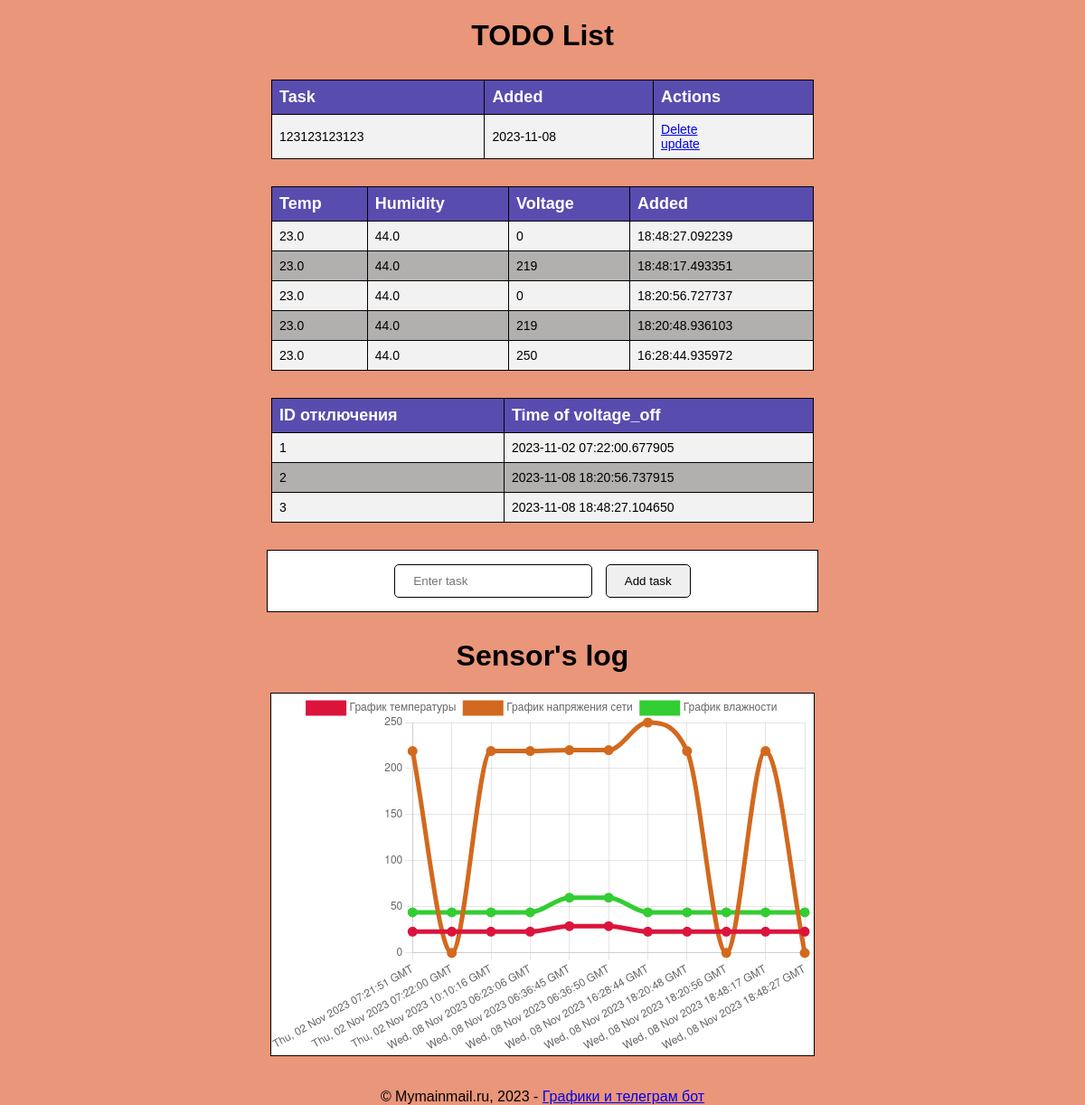
The page / on the database its author committed.
### app/models.py (models this page shows, shortened)
class Todo(db.Model):
    id = db.Column(db.Integer, primary_key=True)
    content = db.Column(db.String(200), nullable=False)
    date_created = db.Column(db.DateTime, default=datetime.utcnow)

class Sensors(db.Model):
    id = db.Column(db.Integer, primary_key=True)
    temp = db.Column(db.Float)
    humidity = db.Column(db.Float)
    voltage = db.Column(db.Integer)
    date_send = db.Column(db.DateTime, default=datetime.utcnow)

class VoltageOff(db.Model):
    id = db.Column(db.Integer, primary_key=True)
    voltage = db.Column(db.Integer)
    date_send = db.Column(db.DateTime, default=datetime.utcnow)

### app/views.py (the view)
@app.route('/', methods=['GET', 'POST'])
def index():
    if request.method == 'POST':
        task_content = request.form['content']  # Form input Name tag
        new_task = Todo(content=task_content)
        try:
            db.session.add(new_task)
            db.session.commit()
            return redirect("/")
        except:
            return "Error creating new task."
    else:
        tasks = Todo.query.order_by(Todo.date_created).all()
        sensor_values = Sensors.query.order_by(Sensors.date_send).all()[:60] # Если в sensor_values получается тип
        sensors_for_tab = Sensors.query.order_by(Sensors.id.desc()).limit(
5)  # последине 5 записей в обратном порядке для таблицы
        voltage_off = VoltageOff.query.order_by(VoltageOff.date_send).all()[-15:] #Последние 15 отключений электричества
        date_value = []
        data = []
        voltage = []
        humidity = []
        for row in sensor_values:
            date_value.append(row.date_send)
            data.append(row.temp)
            voltage.append(row.voltage)
            humidity.append(row.humidity)
        return render_template('index.html', tasks=tasks, sensor_values=sensor_values, labels2=date_value, data=data,
                               voltage=voltage, humidity=humidity, sensors_for_tab=sensors_for_tab,
                               voltage_off=voltage_off)  # IMP

### app/templates/index.html (shortened to what this page needs)
{% extends 'base.html' %} {% block head %} {% endblock %} {% block body %}
<h1>TODO List</h1>
<div class="tablediv">
    <table>
        {%if tasks|length < 1 %} <h3>There are no task to show. Create one below</h3>
            {% else %}
            <tr>
                <th>Task</th>
                <th>Added</th>
                <th>Actions</th>
            </tr>
            {% for task in tasks %}
            <tr>
                <td>{{task.content}}</td>
                <td>{{task.date_created.date()}}</td>
                <td>
                    <a href="/delete/{{task.id}}">Delete</a>
                    <br />
                    <a href="/update/{{task.id}}">update</a>
                </td>
            </tr>
            {% endfor %}
    {% endif %}
    </table>
    <table>
        {%if sensor_values|length < 1 %} <h3>There are no values of sensors to show. Create one below</h3>
            {% else %}
            <tr>
                <th>Temp</th>
                <th>Humidity</th>
                <th>Voltage</th>
                <th>Added</th>
            </tr>
            {% for sensor_value in sensors_for_tab %}
            <tr>
                <td>{{sensor_value.temp}}</td>
                <td>{{sensor_value.humidity}}</td>
                <td>{{sensor_value.voltage}}</td>
                <td>{{sensor_value.date_send.time()}}</td>
            </tr>
            {% endfor %}
    {% endif %}
    </table>
    <table>
        {%if voltage_off|length < 1 %} <h3>There are no values of voltage_off to show. Create one below</h3>
            {% else %}
            <tr>
                <th>ID отключения</th>
                <th>Time of voltage_off</th>
            </tr>
            {% for v_off in voltage_off %}
            <tr>
                <td>{{v_off.id}}</td>
                <td>{{v_off.date_send}}</td>
            </tr>
            {% endfor %}
    {% endif %}
    </table>
<div class="form">
<form action="/" method="post" >
        <input type="text" name="content" id="content" placeholder="Enter task" />
        <input type="submit" value="Add task" />
    </form>
    </div>
    <h1>Sensor's log</h1>
    <div class="chartdiv" style="height: 50vh;">
        <canvas id="myChart">
    <script>
        const labels = {{ labels2 | tojson}};
        const data = {
            labels: labels,
            datasets: [{
                label: 'График температуры',
                backgroundColor: 'crimson',
                borderColor: 'crimson',
                data: {{ data | tojson}},
                borderWidth: 5,
                cubicInterpolationMode: 'monotone',
            },
            {
                label: 'График напряжения сети',
                backgroundColor: 'Chocolate',
                borderColor: 'Chocolate',
                data: {{ voltage | tojson}},
                borderWidth: 5,
                cubicInterpolationMode: 'monotone',
            },
            {
                label: 'График влажности',
                backgroundColor: 'LimeGreen',
                borderColor: 'LimeGreen',
                data: {{ humidity | tojson}},
                borderWidth: 5,
                cubicInterpolationMode: 'monotone',
            }
            ]
        };
        const config = {
            type: 'line',
            data: data,
            options: { maintainAspectRatio: false }
        };
        const myChart = new Chart(
            document.getElementById('myChart'),
            config
        );
    </script>
            </div>
{% endblock %}

### app/templates/base.html (shortened to what this page needs)
<!DOCTYPE html>
<html lang="en">
<head>
    <link rel="stylesheet" href="{{ url_for('static', filename='css/main.css') }}" >
</head>
<body>
    {% block body %}{% endblock  %}
<br>
    <br>
© Mymainmail.ru, 2023 - <a href="https://mymainmail.ru" alt="Графики и телеграм бот">Графики и телеграм бот</a>
</body>
</html>

### app/static/css/main.css (style rules this page uses)
body { margin: 0; font-family: sans-serif; background-color: darksalmon; text-align: center; }
table { border-collapse: collapse; width: 50%; border: 1px solid #000000; font-size: 14px; margin: 30px auto; }
.tablediv { text-align: center; margin: auto; }
th, td { text-align: left; padding: 8px; border: 1px solid #000000; }
th { background-color: #594caf; font-size: large; color: white; }
tr:nth-child(even) { background-color: #f2f2f2 }
tr:nth-child(odd) { background-color: #b2b0af }
form { margin: 30px auto; width: 49%; border: 1px solid #000000; padding: 10px; background-color: #ffffff; }
input { padding: 10px 20px; margin: 5px; border-radius: 5px; border: 1px solid #000000; }
.chartdiv { border: 1px solid #000000; background-color: #ffffff; width: 50%; height: 50vh; text-align: center; margin: auto; }

### rows shown on the page
Todo: content "123123123123", date_created "2023-11-08"
Sensors: temp "23.0", humidity "44.0", voltage "0", date_send.time "18:48:27.092239"
Sensors: temp "23.0", humidity "44.0", voltage "219", date_send.time "18:48:17.493351"
Sensors: temp "23.0", humidity "44.0", voltage "0", date_send.time "18:20:56.727737"
Sensors: temp "23.0", humidity "44.0", voltage "219", date_send.time "18:20:48.936103"
Sensors: temp "23.0", humidity "44.0", voltage "250", date_send.time "16:28:44.935972"
VoltageOff: id "1", date_send "2023-11-02 07:22:00.677905"
VoltageOff: id "2", date_send "2023-11-08 18:20:56.737915"
VoltageOff: id "3", date_send "2023-11-08 18:48:27.104650"

### other values the page prints
chart data {{ data | tojson }} [23.0, 23.0, 23.0, 23.0, 29.0, 29.0, 23.0, 23.0, 23.0, 23.0, 23.0]
chart data {{ voltage | tojson }} [219, 0, 219, 219, 220, 220, 250, 219, 0, 219, 0]
chart data {{ humidity | tojson }} [44.0, 44.0, 44.0, 44.0, 60.0, 60.0, 44.0, 44.0, 44.0, 44.0, 44.0]
